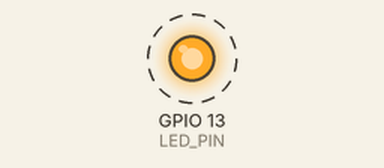
Simulated run of this program. Board: ESP32. Shown: output pins drawn as LEDs (lit = HIGH). Dashed ring = blinking. What the program prints to the serial monitor is not drawn.

Above: at 0.2 s.
Timing chart, 0 to 3.0 s (numbered marks = the images above):
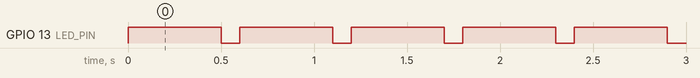

Measured:
- by itself, GPIO 13 (LED_PIN): alternates HIGH for 0.50 s and LOW for 0.10 s

The program:

main.cpp
```cpp
#include <Arduino.h>
// This is required in PlatformIO but hidden in the standard Arduino IDE.

#define LED_PIN 13

void setup() {
  pinMode(LED_PIN, OUTPUT);
  // TODO: Define your baud rates
  Serial.begin(115200); // Start the Serial connection
}

void loop() {
  // TODO: Define your text output
  Serial.println("LeBron Jamz"); // Print the words to the Serial Monitor.

  // TODO: Set up your delay in milliseconds
  digitalWrite(LED_PIN, HIGH); // LED On
  delay(500); // Speed in milliseconds
  digitalWrite(LED_PIN, LOW); // LED Off
  delay(100); // Speed in milliseconds
}
```
